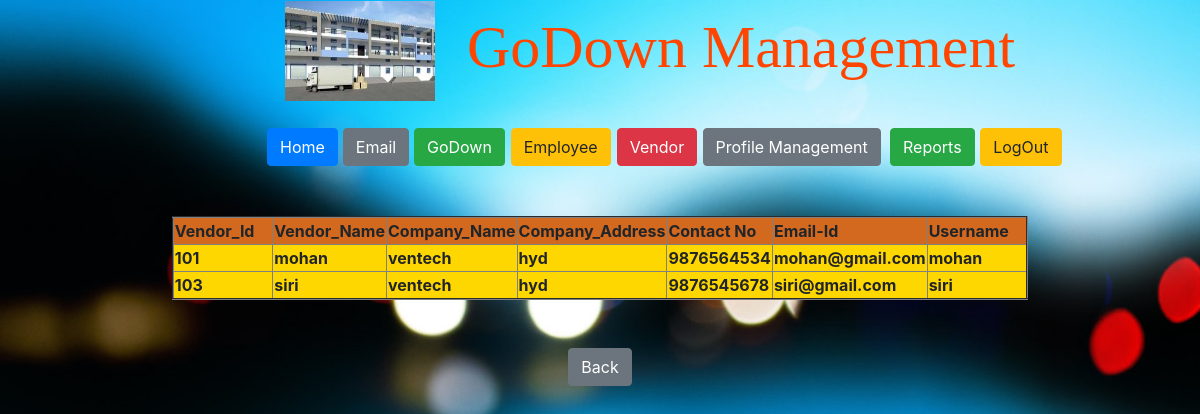
Page /gd_admin/admin_vendor_reports/ on the committed database.
### gd_vendor/models.py (models this page shows)
class VendorRegister(models.Model):
    vendor_id = models.IntegerField(primary_key=True)
    vendor_name = models.CharField(max_length=50)
    company_name = models.CharField(max_length=50)
    company_address = models.CharField(max_length=50)
    contact_no = models.IntegerField()
    email_id = models.EmailField(max_length=100)
    username = models.CharField(max_length=40)
    password = models.CharField(max_length=40)
    status = models.CharField(max_length=30)

### templates/gd_admin/admin_vendor_reports.html (shortened to what this page needs)
<!DOCTYPE html>
<html lang="en">
<head>
{% load staticfiles %}
</head>
<body  background="{% static 'images/gd1.jpg' %}">
{% include 'gd_home/title.html' %}
{% include 'gd_admin/admin_menu.html' %}
<br><br>
{% if object_list %}
<table align="center" border="2">
    <tr bgcolor="#d2691e">
        <th width="100">Vendor_Id</th>
        <th width="100">Vendor_Name</th>
        <th width="100">Company_Name</th>
        <th width="100">Company_Address</th>
        <th width="100">Contact No</th>
        <th width="100">Email-Id</th>
        <th width="100">Username</th>
    </tr>
{% for x in object_list %}
    <tr bgcolor="#ffd700">
        <th width="100">{{ x.vendor_id }}</th>
        <th width="100">{{ x.vendor_name }}</th>
        <th width="100">{{ x.company_name }}</th>
        <th width="100">{{ x.company_address }}</th>
        <th width="100">{{ x.contact_no }}</th>
        <th width="100">{{ x.email_id }}</th>
        <th width="100">{{ x.username }}</th>
    </tr>
{% endfor %}
</table>
{% else %}
    <center><font size="5" face="Arial Black" color="red">Sorry.. No Vendors Available</font></center>
{% endif %}
<br><br>
 <form action="{% url 'admin_reports_menu' %}">
     <center><button type="submit" class="btn btn-secondary">Back</button></center>
          </form>
</body>
</html>

### templates/gd_admin/admin_vendor_reports.html (style rules this page uses)
body { text-align: center; background-size: cover; background-repeat:no-repeat; }

### rows in the picture
VendorRegister: vendor_id "101", vendor_name "mohan", company_name "ventech", company_address "hyd", contact_no "9876564534", email_id "mohan@gmail.com", username "mohan"
VendorRegister: vendor_id "103", vendor_name "siri", company_name "ventech", company_address "hyd", contact_no "9876545678", email_id "siri@gmail.com", username "siri"
